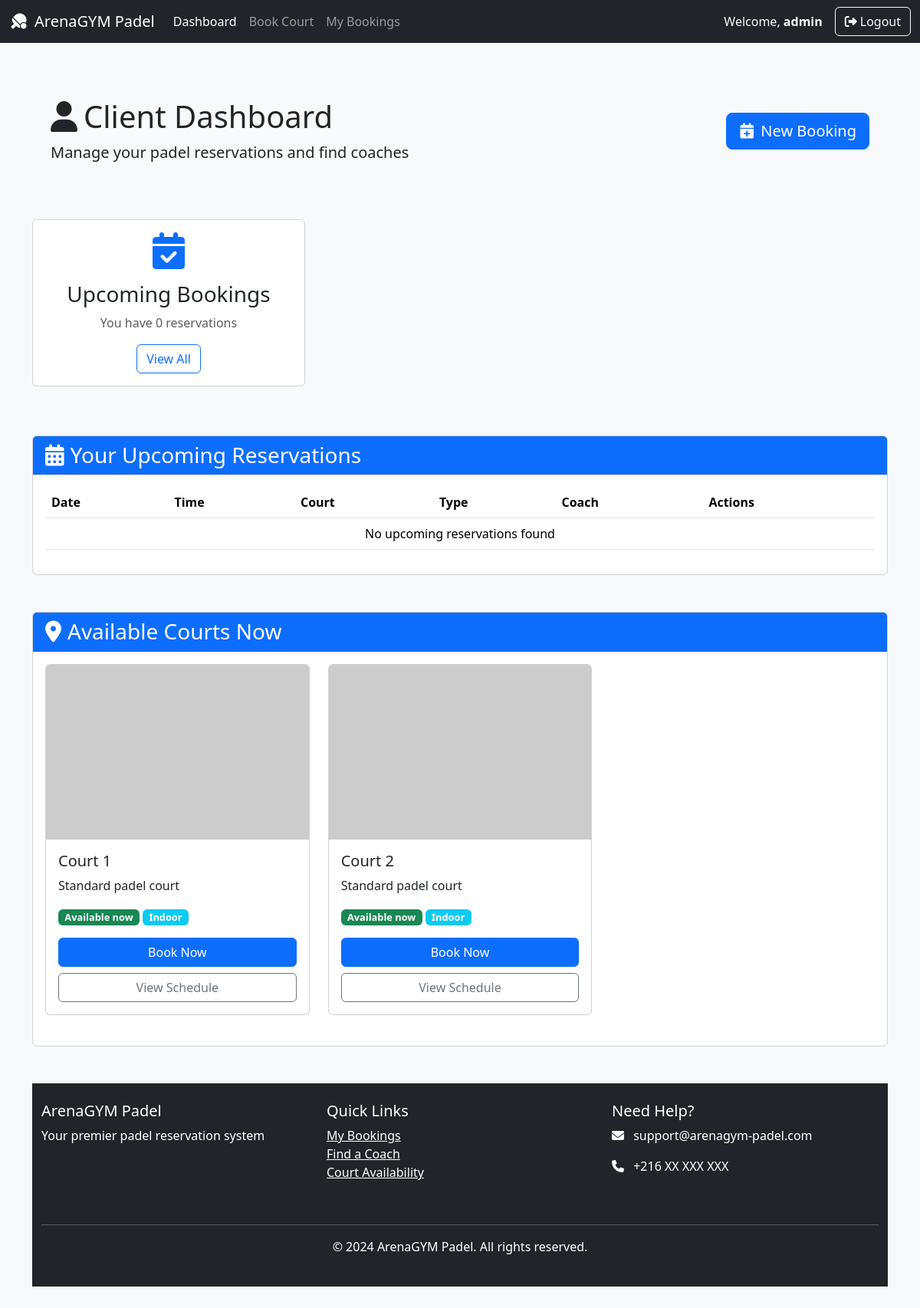
Page /client/ (signed in) on the committed database.
### reservation/models.py (models this page shows, shortened)
class User(AbstractUser):
    isCoach = models.BooleanField(default=False)
    isModerator = models.BooleanField(default=False)
    rate = models.DecimalField(max_digits=6, decimal_places=2, default=0.00, null=True, blank=True)

class Court(models.Model):
    id = models.IntegerField(primary_key=True)
    inDoor = models.BooleanField(default=True)
    description = models.TextField(blank=True)

### reservation/views.py (the view)
# urls.py: path('client/', views.clientPage, name='client'),
@login_required
def clientPage(request):
    upcoming_reservations = Reservation.objects.filter(
        user=request.user,
        date__gte=timezone.now().date()
    ).order_by('date', 'startTime')
    available_courts = Court.objects.all()
    context = {
        'upcoming_reservations': upcoming_reservations,
        'available_courts': available_courts,
        'reservation_count': upcoming_reservations.count(),
    }
    return render(request, 'clientdashboard.html', context)

### reservation/templates/clientdashboard.html (shortened to what this page needs)
<!DOCTYPE html>
<html lang="en">
<head>
    <link href="https://cdn.jsdelivr.net/npm/bootstrap@5.3.3/dist/css/bootstrap.min.css" rel="stylesheet">
    <link rel="stylesheet" href="https://cdnjs.cloudflare.com/ajax/libs/font-awesome/6.4.0/css/all.min.css">
</head>
<body class="bg-light">
    <nav class="navbar navbar-expand-lg navbar-dark bg-dark">
        <div class="container-fluid">
            <a class="navbar-brand" href="{% url 'home' %}">
                <i class="fas fa-table-tennis-paddle-ball me-2"></i>ArenaGYM Padel
            </a>
            <div class="collapse navbar-collapse" id="navbarNav">
                <ul class="navbar-nav me-auto">
                    <li class="nav-item">
                        <a class="nav-link active" href="#">Dashboard</a>
                    </li>
                    <li class="nav-item">
                        <a class="nav-link" href="{% url 'booking' %}">Book Court</a>
                    </li>
                    <li class="nav-item">
                        <a class="nav-link" href="#">My Bookings</a>
                    </li>
                </ul>
                <div class="d-flex align-items-center">
                    <span class="text-light me-3">Welcome, <strong>{{ user.username }}</strong></span>
                    <form method="POST" action="{% url 'logout' %}">
                        <button class="btn btn-outline-light" type="submit">
                            <i class="fas fa-sign-out-alt me-1"></i>Logout
                        </button>
                    </form>
                </div>
            </div>
        </div>
    </nav>
    <div class="container py-5">
        <div class="profile-header p-4 mb-5">
            <div class="row align-items-center">
                <div class="col-md-8">
                    <h1><i class="fas fa-user me-2"></i>Client Dashboard</h1>
                    <p class="lead mb-0">Manage your padel reservations and find coaches</p>
                </div>
                <div class="col-md-4 text-md-end">
                    <a href="{% url 'booking' %}" class="btn btn-primary btn-lg">
                        <i class="fas fa-calendar-plus me-2"></i>New Booking
                    </a>
                </div>
            </div>
        </div>
<div class="row mb-5">
    <div class="col-md-4 mb-3">
        <div class="card h-100">
            <div class="card-body text-center">
                <i class="fas fa-calendar-check fa-3x mb-3 text-primary"></i>
                <h3>Upcoming Bookings</h3>
                <p class="text-muted">You have {{ reservation_count }} reservation{{ reservation_count|pluralize }}</p>
                <a href="#" class="btn btn-outline-primary">View All</a>
            </div>
        </div>
    </div>
</div>
<div class="card mb-5">
    <div class="card-header bg-primary text-white">
        <h3 class="mb-0"><i class="fas fa-calendar-alt me-2"></i>Your Upcoming Reservations</h3>
    </div>
    <div class="card-body">
        <div class="table-responsive">
            <table class="table table-hover">
                <thead>
                    <tr>
                        <th>Date</th>
                        <th>Time</th>
                        <th>Court</th>
                        <th>Type</th>
                        <th>Coach</th>
                        <th>Actions</th>
                    </tr>
                </thead>
                <tbody>
                    {% for reservation in upcoming_reservations %}
                    <tr>
                        <td>{{ reservation.date|date:"D, M d" }}</td>
                        <td>{{ reservation.startTime|time:"H:i" }} - {{ reservation.endTime|time:"H:i" }}</td>
                        <td>Court {{ reservation.court.id }}</td>
                        <td>
                            <span class="badge bg-{% if reservation.coach %}info{% else %}success{% endif %}">
                                {% if reservation.coach %}With Coach{% else %}Solo Play{% endif %}
                            </span>
                        </td>
                        <td>
                            {% if reservation.coach %}
                                {{ reservation.coach.get_full_name|default:reservation.coach.username }}
                            {% else %}
                                -
                            {% endif %}
                        </td>
                        <td>
                            <a href="#" class="btn btn-sm btn-outline-primary me-1" title="View">
                                <i class="fas fa-eye"></i>
                            </a>
                            <a href="#" class="btn btn-sm btn-outline-danger" title="Cancel">
                                <i class="fas fa-times"></i>
                            </a>
                        </td>
                    </tr>
                    {% empty %}
                    <tr>
                        <td colspan="6" class="text-center">No upcoming reservations found</td>
                    </tr>
                    {% endfor %}
                </tbody>
            </table>
        </div>
    </div>
</div>
<div class="card">
    <div class="card-header bg-primary text-white">
        <h3 class="mb-0"><i class="fas fa-map-marker-alt me-2"></i>Available Courts Now</h3>
    </div>
    <div class="card-body">
        <div class="row">
            {% for court in available_courts %}
            <div class="col-md-4 mb-4">
                <div class="card court-card h-100">
                    <img src="https://via.placeholder.com/300x200?text=Padel+Court+{{ court.id }}"
                        class="card-img-top"
                        alt="Court {{ court.id }}">
                    <div class="card-body">
                        <h5 class="card-title">Court {{ court.id }}</h5>
                        <p class="card-text">{{ court.description|default:"Standard padel court" }}</p>
                        <div class="mb-3">
                            <span class="badge bg-success availability-badge">Available now</span>
                            <span class="badge bg-{% if court.inDoor %}info{% else %}success{% endif %} availability-badge">
                                {% if court.inDoor %}Indoor{% else %}Outdoor{% endif %}
                            </span>
                        </div>
                        <div class="d-grid gap-2">
                            <a href="{% url 'booking_with_id' court.id %}" class="btn btn-primary">Book Now</a>
                            <a href="#" class="btn btn-outline-secondary">View Schedule</a>
                        </div>
                    </div>
                </div>
            </div>
            {% empty %}
            <div class="col-12">
                <p class="text-center">No courts currently available</p>
            </div>
            {% endfor %}
        </div>
    </div>
</div>
    <footer class="bg-dark text-white py-4 mt-5">
        <div class="container">
            <div class="row">
                <div class="col-md-4 mb-4">
                    <h5>ArenaGYM Padel</h5>
                    <p>Your premier padel reservation system</p>
                </div>
                <div class="col-md-4 mb-4">
                    <h5>Quick Links</h5>
                    <ul class="list-unstyled">
                        <li><a href="#" class="text-white">My Bookings</a></li>
                        <li><a href="#" class="text-white">Find a Coach</a></li>
                        <li><a href="#" class="text-white">Court Availability</a></li>
                    </ul>
                </div>
                <div class="col-md-4 mb-4">
                    <h5>Need Help?</h5>
                    <p><i class="fas fa-envelope me-2"></i> support@arenagym-padel.com</p>
                    <p><i class="fas fa-phone me-2"></i> +216 XX XXX XXX</p>
                </div>
            </div>
            <hr class="bg-light">
            <div class="text-center">
                <p>&copy; 2024 ArenaGYM Padel. All rights reserved.</p>
            </div>
        </div>
    </footer>
</body>
</html>

### reservation/templates/clientdashboard.html (style rules this page uses)
.court-card { transition: transform 0.3s ease; }
.availability-badge { font-size: 0.8rem; }
.profile-header { background-color: #f8f9fa; border-radius: 10px; }

### rows in the picture
User: username "admin"
Court: id "1", description "Standard padel court", inDoor "Indoor"
Court: id "2", description "Standard padel court", inDoor "Indoor"

### other values in the picture
{{ reservation_count }} "0"
